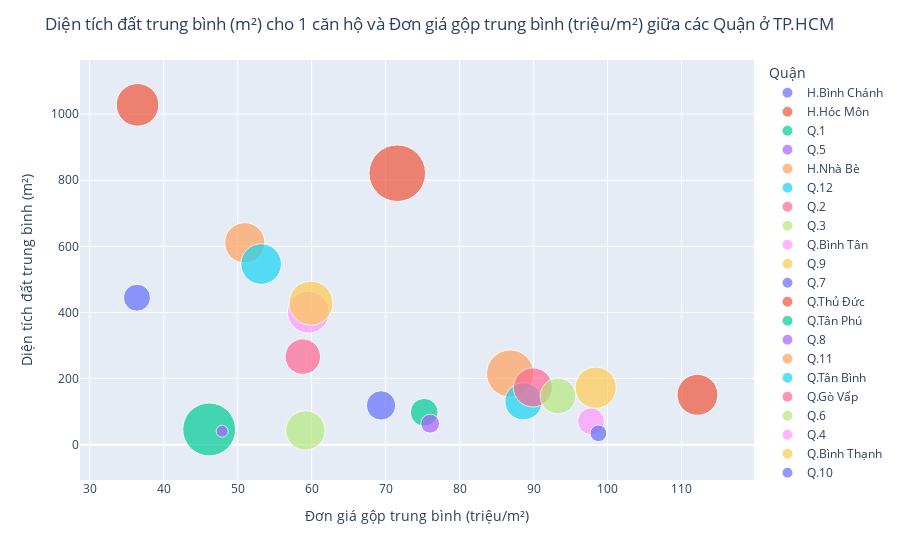

Notebook code for this chart:
### Code cell
bubble_chart(price_low)

### Figure 1 — Plotly figure (JSON) as saved in the notebook; plotly's stock layout.template omitted (floating-point values rounded to 4 significant figures)
{"data": [{"hovertemplate": "<b>%{hovertext}</b><br><br>Quận=H.Bình Chánh<br>Đơn giá gộp=%{x}<br>Diện tích đất=%{y}<br>Giá=%{marker.size}<extra></extra>", "hovertext": ["H.Bình Chánh"], "legendgroup": "H.Bình Chánh", "marker": {"color": "#636efa", "size": [7.94], "sizemode": "area", "sizeref": 0.02174, "symbol": "circle"}, "mode": "markers", "name": "H.Bình Chánh", "orientation": "v", "showlegend": true, "type": "scatter", "x": [36.4], "xaxis": "x", "y": [444.5], "yaxis": "y"}, {"hovertemplate": "<b>%{hovertext}</b><br><br>Quận=H.Hóc Môn<br>Đơn giá gộp=%{x}<br>Diện tích đất=%{y}<br>Giá=%{marker.size}<extra></extra>", "hovertext": ["H.Hóc Môn"], "legendgroup": "H.Hóc Môn", "marker": {"color": "#EF553B", "size": [19.77], "sizemode": "area", "sizeref": 0.02174, "symbol": "circle"}, "mode": "markers", "name": "H.Hóc Môn", "orientation": "v", "showlegend": true, "type": "scatter", "x": [36.47], "xaxis": "x", "y": [1028.0], "yaxis": "y"}, {"hovertemplate": "<b>%{hovertext}</b><br><br>Quận=Q.1<br>Đơn giá gộp=%{x}<br>Diện tích đất=%{y}<br>Giá=%{marker.size}<extra></extra>", "hovertext": ["Q.1"], "legendgroup": "Q.1", "marker": {"color": "#00cc96", "size": [30.44], "sizemode": "area", "sizeref": 0.02174, "symbol": "circle"}, "mode": "markers", "name": "Q.1", "orientation": "v", "showlegend": true, "type": "scatter", "x": [46.16], "xaxis": "x", "y": [46.08], "yaxis": "y"}, {"hovertemplate": "<b>%{hovertext}</b><br><br>Quận=Q.5<br>Đơn giá gộp=%{x}<br>Diện tích đất=%{y}<br>Giá=%{marker.size}<extra></extra>", "hovertext": ["Q.5"], "legendgroup": "Q.5", "marker": {"color": "#ab63fa", "size": [1.556], "sizemode": "area", "sizeref": 0.02174, "symbol": "circle"}, "mode": "markers", "name": "Q.5", "orientation": "v", "showlegend": true, "type": "scatter", "x": [47.91], "xaxis": "x", "y": [40.54], "yaxis": "y"}, {"hovertemplate": "<b>%{hovertext}</b><br><br>Quận=H.Nhà Bè<br>Đơn giá gộp=%{x}<br>Diện tích đất=%{y}<br>Giá=%{marker.size}<extra></extra>", "hovertext": ["H.Nhà Bè"], "legendgroup": "H.Nhà Bè", "marker": {"color": "#FFA15A", "size": [17.6], "sizemode": "area", "sizeref": 0.02174, "symbol": "circle"}, "mode": "markers", "name": "H.Nhà Bè", "orientation": "v", "showlegend": true, "type": "scatter", "x": [50.97], "xaxis": "x", "y": [610.9], "yaxis": "y"}, {"hovertemplate": "<b>%{hovertext}</b><br><br>Quận=Q.12<br>Đơn giá gộp=%{x}<br>Diện tích đất=%{y}<br>Giá=%{marker.size}<extra></extra>", "hovertext": ["Q.12"], "legendgroup": "Q.12", "marker": {"color": "#19d3f3", "size": [17.94], "sizemode": "area", "sizeref": 0.02174, "symbol": "circle"}, "mode": "markers", "name": "Q.12", "orientation": "v", "showlegend": true, "type": "scatter", "x": [53.17], "xaxis": "x", "y": [546.5], "yaxis": "y"}, {"hovertemplate": "<b>%{hovertext}</b><br><br>Quận=Q.2<br>Đơn giá gộp=%{x}<br>Diện tích đất=%{y}<br>Giá=%{marker.size}<extra></extra>", "hovertext": ["Q.2"], "legendgroup": "Q.2", "marker": {"color": "#FF6692", "size": [13.7], "sizemode": "area", "sizeref": 0.02174, "symbol": "circle"}, "mode": "markers", "name": "Q.2", "orientation": "v", "showlegend": true, "type": "scatter", "x": [58.81], "xaxis": "x", "y": [266.3], "yaxis": "y"}, {"hovertemplate": "<b>%{hovertext}</b><br><br>Quận=Q.3<br>Đơn giá gộp=%{x}<br>Diện tích đất=%{y}<br>Giá=%{marker.size}<extra></extra>", "hovertext": ["Q.3"], "legendgroup": "Q.3", "marker": {"color": "#B6E880", "size": [16.95], "sizemode": "area", "sizeref": 0.02174, "symbol": "circle"}, "mode": "markers", "name": "Q.3", "orientation": "v", "showlegend": true, "type": "scatter", "x": [59.16], "xaxis": "x", "y": [43.15], "yaxis": "y"}, {"hovertemplate": "<b>%{hovertext}</b><br><br>Quận=Q.Bình Tân<br>Đơn giá gộp=%{x}<br>Diện tích đất=%{y}<br>Giá=%{marker.size}<extra></extra>", "hovertext": ["Q.Bình Tân"], "legendgroup": "Q.Bình Tân", "marker": {"color": "#FF97FF", "size": [19.06], "sizemode": "area", "sizeref": 0.02174, "symbol": "circle"}, "mode": "markers", "name": "Q.Bình Tân", "orientation": "v", "showlegend": true, "type": "scatter", "x": [59.57], "xaxis": "x", "y": [400.9], "yaxis": "y"}, {"hovertemplate": "<b>%{hovertext}</b><br><br>Quận=Q.9<br>Đơn giá gộp=%{x}<br>Diện tích đất=%{y}<br>Giá=%{marker.size}<extra></extra>", "hovertext": ["Q.9"], "legendgroup": "Q.9", "marker": {"color": "#FECB52", "size": [21.17], "sizemode": "area", "sizeref": 0.02174, "symbol": "circle"}, "mode": "markers", "name": "Q.9", "orientation": "v", "showlegend": true, "type": "scatter", "x": [59.91], "xaxis": "x", "y": [428.0], "yaxis": "y"}, {"hovertemplate": "<b>%{hovertext}</b><br><br>Quận=Q.7<br>Đơn giá gộp=%{x}<br>Diện tích đất=%{y}<br>Giá=%{marker.size}<extra></extra>", "hovertext": ["Q.7"], "legendgroup": "Q.7", "marker": {"color": "#636efa", "size": [9.367], "sizemode": "area", "sizeref": 0.02174, "symbol": "circle"}, "mode": "markers", "name": "Q.7", "orientation": "v", "showlegend": true, "type": "scatter", "x": [69.38], "xaxis": "x", "y": [118.7], "yaxis": "y"}, {"hovertemplate": "<b>%{hovertext}</b><br><br>Quận=Q.Thủ Đức<br>Đơn giá gộp=%{x}<br>Diện tích đất=%{y}<br>Giá=%{marker.size}<extra></extra>", "hovertext": ["Q.Thủ Đức"], "legendgroup": "Q.Thủ Đức", "marker": {"color": "#EF553B", "size": [34.79], "sizemode": "area", "sizeref": 0.02174, "symbol": "circle"}, "mode": "markers", "name": "Q.Thủ Đức", "orientation": "v", "showlegend": true, "type": "scatter", "x": [71.58], "xaxis": "x", "y": [821.3], "yaxis": "y"}, {"hovertemplate": "<b>%{hovertext}</b><br><br>Quận=Q.Tân Phú<br>Đơn giá gộp=%{x}<br>Diện tích đất=%{y}<br>Giá=%{marker.size}<extra></extra>", "hovertext": ["Q.Tân Phú"], "legendgroup": "Q.Tân Phú", "marker": {"color": "#00cc96", "size": [8.369], "sizemode": "area", "sizeref": 0.02174, "symbol": "circle"}, "mode": "markers", "name": "Q.Tân Phú", "orientation": "v", "showlegend": true, "type": "scatter", "x": [75.21], "xaxis": "x", "y": [98.05], "yaxis": "y"}, {"hovertemplate": "<b>%{hovertext}</b><br><br>Quận=Q.8<br>Đơn giá gộp=%{x}<br>Diện tích đất=%{y}<br>Giá=%{marker.size}<extra></extra>", "hovertext": ["Q.8"], "legendgroup": "Q.8", "marker": {"color": "#ab63fa", "size": [3.894], "sizemode": "area", "sizeref": 0.02174, "symbol": "circle"}, "mode": "markers", "name": "Q.8", "orientation": "v", "showlegend": true, "type": "scatter", "x": [76.03], "xaxis": "x", "y": [63.53], "yaxis": "y"}, {"hovertemplate": "<b>%{hovertext}</b><br><br>Quận=Q.11<br>Đơn giá gộp=%{x}<br>Diện tích đất=%{y}<br>Giá=%{marker.size}<extra></extra>", "hovertext": ["Q.11"], "legendgroup": "Q.11", "marker": {"color": "#FFA15A", "size": [24.26], "sizemode": "area", "sizeref": 0.02174, "symbol": "circle"}, "mode": "markers", "name": "Q.11", "orientation": "v", "showlegend": true, "type": "scatter", "x": [86.84], "xaxis": "x", "y": [215.2], "yaxis": "y"}, {"hovertemplate": "<b>%{hovertext}</b><br><br>Quận=Q.Tân Bình<br>Đơn giá gộp=%{x}<br>Diện tích đất=%{y}<br>Giá=%{marker.size}<extra></extra>", "hovertext": ["Q.Tân Bình"], "legendgroup": "Q.Tân Bình", "marker": {"color": "#19d3f3", "size": [15.08], "sizemode": "area", "sizeref": 0.02174, "symbol": "circle"}, "mode": "markers", "name": "Q.Tân Bình", "orientation": "v", "showlegend": true, "type": "scatter", "x": [88.63], "xaxis": "x", "y": [131.1], "yaxis": "y"}, {"hovertemplate": "<b>%{hovertext}</b><br><br>Quận=Q.Gò Vấp<br>Đơn giá gộp=%{x}<br>Diện tích đất=%{y}<br>Giá=%{marker.size}<extra></extra>", "hovertext": ["Q.Gò Vấp"], "legendgroup": "Q.Gò Vấp", "marker": {"color": "#FF6692", "size": [16.66], "sizemode": "area", "sizeref": 0.02174, "symbol": "circle"}, "mode": "markers", "name": "Q.Gò Vấp", "orientation": "v", "showlegend": true, "type": "scatter", "x": [89.91], "xaxis": "x", "y": [173.3], "yaxis": "y"}, {"hovertemplate": "<b>%{hovertext}</b><br><br>Quận=Q.6<br>Đơn giá gộp=%{x}<br>Diện tích đất=%{y}<br>Giá=%{marker.size}<extra></extra>", "hovertext": ["Q.6"], "legendgroup": "Q.6", "marker": {"color": "#B6E880", "size": [13.92], "sizemode": "area", "sizeref": 0.02174, "symbol": "circle"}, "mode": "markers", "name": "Q.6", "orientation": "v", "showlegend": true, "type": "scatter", "x": [93.31], "xaxis": "x", "y": [147.1], "yaxis": "y"}, {"hovertemplate": "<b>%{hovertext}</b><br><br>Quận=Q.4<br>Đơn giá gộp=%{x}<br>Diện tích đất=%{y}<br>Giá=%{marker.size}<extra></extra>", "hovertext": ["Q.4"], "legendgroup": "Q.4", "marker": {"color": "#FF97FF", "size": [7.786], "sizemode": "area", "sizeref": 0.02174, "symbol": "circle"}, "mode": "markers", "name": "Q.4", "orientation": "v", "showlegend": true, "type": "scatter", "x": [97.76], "xaxis": "x", "y": [70.83], "yaxis": "y"}, {"hovertemplate": "<b>%{hovertext}</b><br><br>Quận=Q.Bình Thạnh<br>Đơn giá gộp=%{x}<br>Diện tích đất=%{y}<br>Giá=%{marker.size}<extra></extra>", "hovertext": ["Q.Bình Thạnh"], "legendgroup": "Q.Bình Thạnh", "marker": {"color": "#FECB52", "size": [18.53], "sizemode": "area", "sizeref": 0.02174, "symbol": "circle"}, "mode": "markers", "name": "Q.Bình Thạnh", "orientation": "v", "showlegend": true, "type": "scatter", "x": [98.4], "xaxis": "x", "y": [172.4], "yaxis": "y"}, {"hovertemplate": "<b>%{hovertext}</b><br><br>Quận=Q.10<br>Đơn giá gộp=%{x}<br>Diện tích đất=%{y}<br>Giá=%{marker.size}<extra></extra>", "hovertext": ["Q.10"], "legendgroup": "Q.10", "marker": {"color": "#636efa", "size": [3.05], "sizemode": "area", "sizeref": 0.02174, "symbol": "circle"}, "mode": "markers", "name": "Q.10", "orientation": "v", "showlegend": true, "type": "scatter", "x": [98.77], "xaxis": "x", "y": [34.4], "yaxis": "y"}, {"hovertemplate": "<b>%{hovertext}</b><br><br>Quận=Q.Phú Nhuận<br>Đơn giá gộp=%{x}<br>Diện tích đất=%{y}<br>Giá=%{marker.size}<extra></extra>", "hovertext": ["Q.Phú Nhuận"], "legendgroup": "Q.Phú Nhuận", "marker": {"color": "#EF553B", "size": [18.18], "sizemode": "area", "sizeref": 0.02174, "symbol": "circle"}, "mode": "markers", "name": "Q.Phú Nhuận", "orientation": "v", "showlegend": true, "type": "scatter", "x": [112.1], "xaxis": "x", "y": [150.8], "yaxis": "y"}], "layout": {"legend": {"itemsizing": "constant", "title": {"text": "Quận"}, "tracegroupgap": 0}, "margin": {"t": 60}, "title": {"text": "Diện tích đất trung bình (m²) cho 1 căn hộ và Đơn giá gộp trung bình (triệu/m²) giữa các Quận ở TP.HCM"}, "xaxis": {"anchor": "y", "domain": [0, 1], "title": {"text": "Đơn giá gộp trung bình (triệu/m²)"}}, "yaxis": {"anchor": "x", "domain": [0, 1], "title": {"text": "Diện tích đất trung bình (m²)"}}}}
